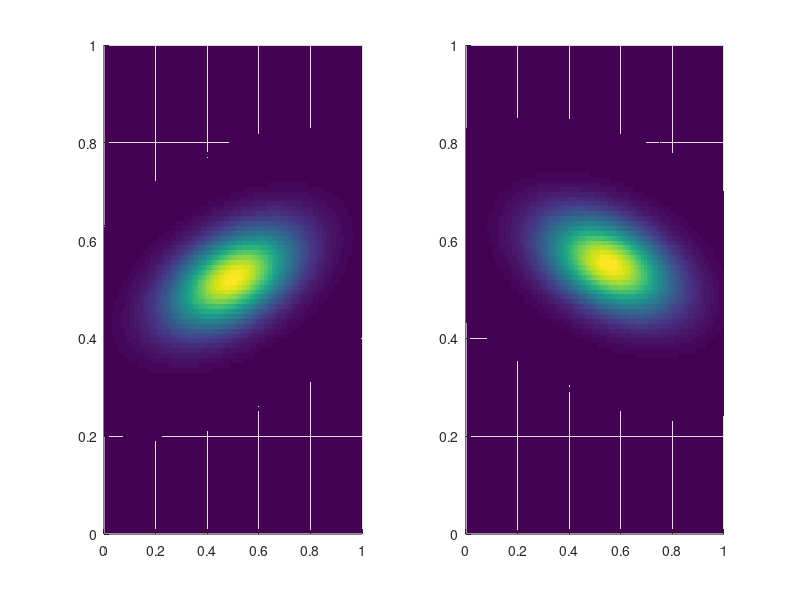

Reproduce this figure in MATLAB.
x = (0:.01:1);
y = x;
N = 101;
Z = ones(N);
th = .4;

clf

[X,Y]=meshgrid(x,y);

G = 24*X.^2+136*Y.^2-52*X.*Y+3.2*X-115*Y+30;

% G = 24*X.^2+136.89*Y.^2-52*X.*Y+3.2*X-114.712*Y+28.87;
% G = 24*(X-.4).^2 + 81*1.3^2*(Y-.4).^2-40*1.3*(X-.4).*(Y-.4) + 1.6*(X-.4)...
%    - 20.2*1.3*(Y-.4) + 1.69;
Z = exp(-G);
subplot(1,2,1);surf(x,y,Z,'EdgeColor','none');
view(2);
subplot(1,2,2);
X1 = X*cos(th) - Y*sin(th)+.2; Y1= Y*cos(th)+X*sin(th)-.2;
G = 24*X1.^2+136*Y1.^2-52*X1.*Y1+3.2*X1-115*Y1+30;

Z = exp(-G);
surf(x,y,Z,'EdgeColor','none');
view(2);

